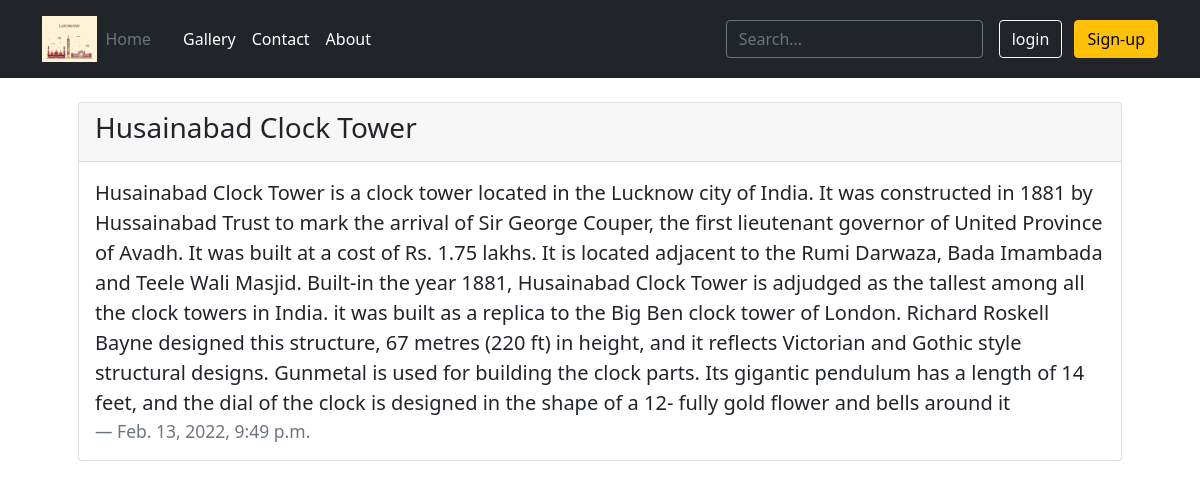
/post/1, run on the app's committed database.
### user/models.py (models this page shows, shortened)
class Post(models.Model):
    img = models.ImageField(upload_to = 'pics')
    title = models.CharField(max_length=50)
    desc = models.TextField()
    created_at = models.DateTimeField(default=datetime.now,blank=True)

### user/views.py (the view)
# urls.py: path('post/<str:pk>', views.post, name = 'post'),
def post(request,pk):
    posts = Post.objects.get(id=pk)
    return render(request, 'post.html',{'posts':posts})

### templates/post.html (shortened to what this page needs)
{% extends "base.html" %}
{% block body %}
<div class="container my-4 px-5">
    <div class="card">
        <div class="card-header">
       <h3> {{posts.title}}</h3>
        </div>
        <div class="card-body">
        <blockquote class="blockquote mb-0">
            <p>{{posts.desc}}</p>
            <footer class="blockquote-footer">{{posts.created_at}}
        </blockquote>
        </div>
    </div>
</div>
{% endblock body %}

### data on the page
Post: title "Husainabad Clock Tower", desc "Husainabad Clock Tower is a clock tower located in the Lucknow city of India. It was constructed in 1881 by Hussainabad Trust to mark the arrival of Sir George Couper, the first lieutenant governor of United Province of Avadh. It was built at a cost of Rs. 1.75 lakhs. It is located adjacent to the Rumi Darwaza, Bada Imambada and Teele Wali Masjid. Built-in the year 1881, Husainabad Clock Tower is adjudged as the tallest among all the clock towers in India. it was built as a replica to the Big Ben clock tower of London. Richard Roskell Bayne designed this structure, 67 metres (220 ft) in height, and it reflects Victorian and Gothic style structural designs. Gunmetal is used for building the…", created_at "Feb. 13, 2022, 9:49 p.m."
